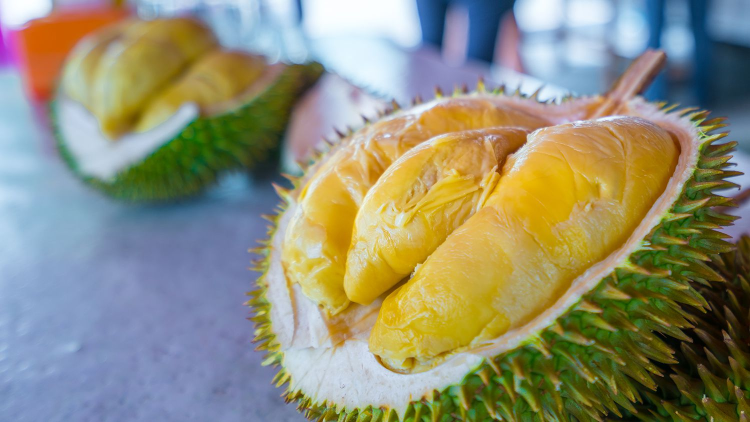
#> input picture ElectivesSampleImages/Electives1_Sampledata.jpg, 1500 x 844 px (shown at 1/2 size)
$ python -i app.py   (imports and definitions only)   (older library calls are emulated)
#> lines starting #> are read from the running program, lines starting #| are printed output that depends on the picture
import streamlit as st
import os
import pickle
import json
import numpy as np
import cv2
from PIL import Image
import io
import matplotlib.pyplot as plt

# =============================================================================
# PAGE CONFIG
# =============================================================================
# [6 lines not run here, left out]

# =============================================================================
# PATHS
# =============================================================================
OUTPUT_DIR = "output"
MODEL_PKL_PATH = os.path.join(OUTPUT_DIR, "durian_model.pkl")

# Base directory of the project (file's directory)
BASE_DIR = os.path.dirname(os.path.abspath(__file__))

# CLASS_INFO_PATH (use os.path.join for cross-platform safety)
CLASS_INFO_PATH = os.path.join(
    BASE_DIR,
    "DSP_NewImages",
    "checkpoints",
    "deployment_model",
    "class_info.json",
)

# ✅ SAMPLE IMAGE USED FOR AUTO TEST (use os.path.join)
SAMPLE_IMAGE_PATH = os.path.join(
    BASE_DIR,
    "ElectivesSampleImages",
    "Electives1_Sampledata.jpg",
)

# ✅ SET EXPECTED CLASS HERE
EXPECTED_CLASS = "Ripe"   # Change to: "Unripe" or "Overripe"


# =============================================================================
# FIRST RUN FLAG
# =============================================================================
if "first_run" not in st.session_state:
    st.session_state.first_run = True


# =============================================================================
# VISUALIZATION FUNCTIONS
# =============================================================================

def figure_to_pil(fig):
    buf = io.BytesIO()
    fig.savefig(buf, format='png', dpi=150, bbox_inches='tight')
    buf.seek(0)
    pil_img = Image.open(buf)
    plt.close(fig)
    return pil_img

# [10 lines left out: function create_color_analysis_visualization, not called in this run]

def create_texture_analysis_visualization(rgb_image):
    gray = cv2.cvtColor(rgb_image, cv2.COLOR_RGB2GRAY)
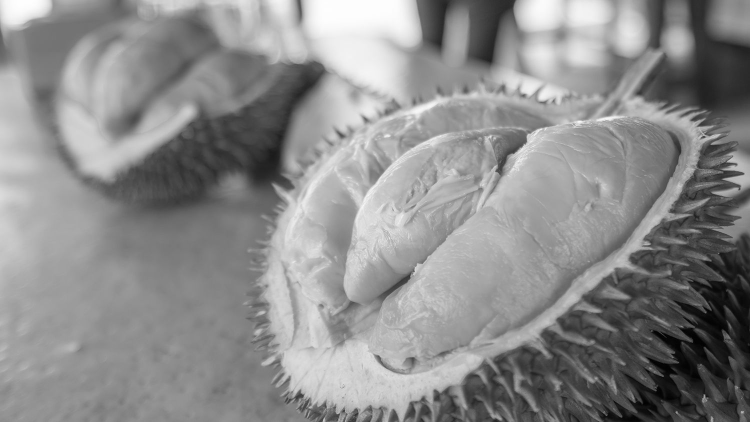
#> gray: shape (844, 1500) (shown at 1/2 size); min 0, max 254, mean 139.9
    edges = cv2.Canny(gray, 50, 150)
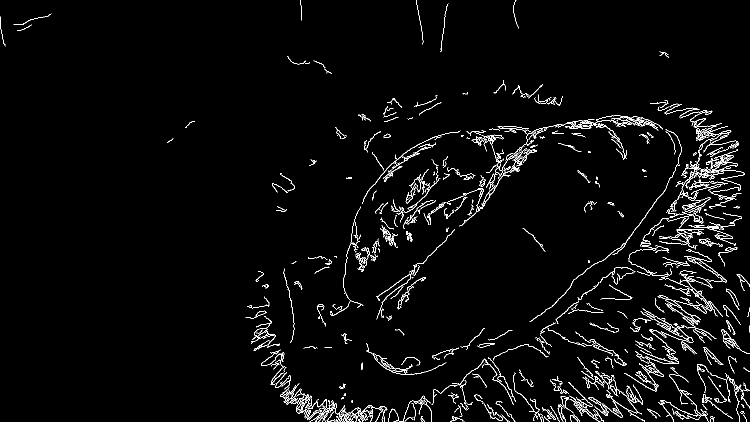
#> edges: shape (844, 1500) (shown at 1/2 size); 2.9% white in thin lines or dots
    sobelx = cv2.Sobel(gray, cv2.CV_64F, 1, 0, ksize=5)
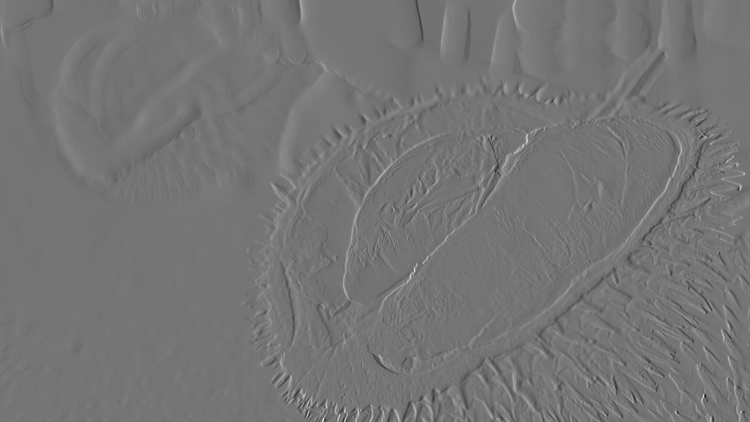
#> sobelx: shape (844, 1500) float64 (shown at 1/2 size); min -5345, max 6255, mean -8.7; drawn with min black and max white
    sobely = cv2.Sobel(gray, cv2.CV_64F, 0, 1, ksize=5)
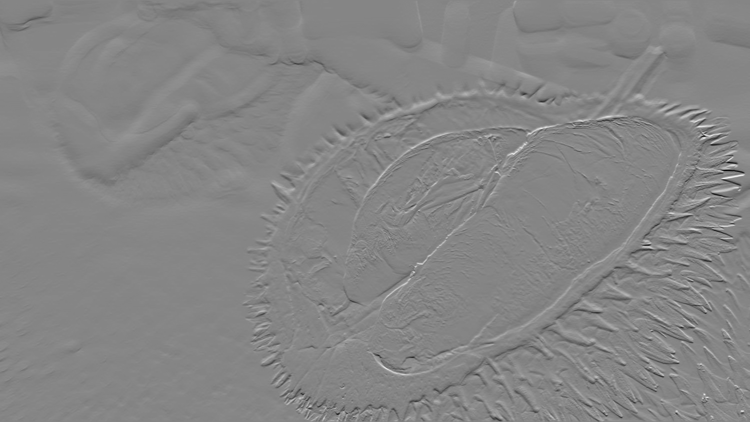
#> sobely: shape (844, 1500) float64 (shown at 1/2 size); min -5427, max 4909, mean -10.2; drawn with min black and max white
    fig, ((ax1, ax2), (ax3, ax4)) = plt.subplots(2, 2, figsize=(6, 6))
    ax1.imshow(rgb_image); ax1.set_title('Original'); ax1.axis('off')
    ax2.imshow(edges, cmap='gray'); ax2.set_title('Edge Detection'); ax2.axis('off')
    ax3.imshow(np.abs(sobelx), cmap='hot'); ax3.set_title('Horizontal Texture'); ax3.axis('off')
    ax4.imshow(np.abs(sobely), cmap='cool'); ax4.set_title('Vertical Texture'); ax4.axis('off')
    plt.tight_layout()
    return figure_to_pil(fig)
#> in figure_to_pil, `fig.savefig(buf, format='png', dpi=150, bbox_inches='tight')`:
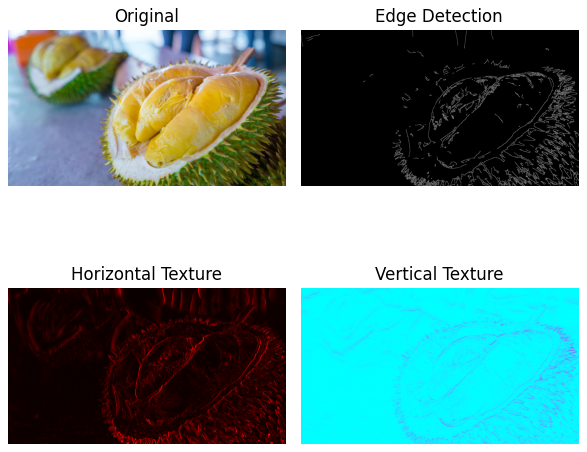
#> figure drawn by matplotlib, 4 panels
#> in figure_to_pil, `pil_img = Image.open(buf)`:
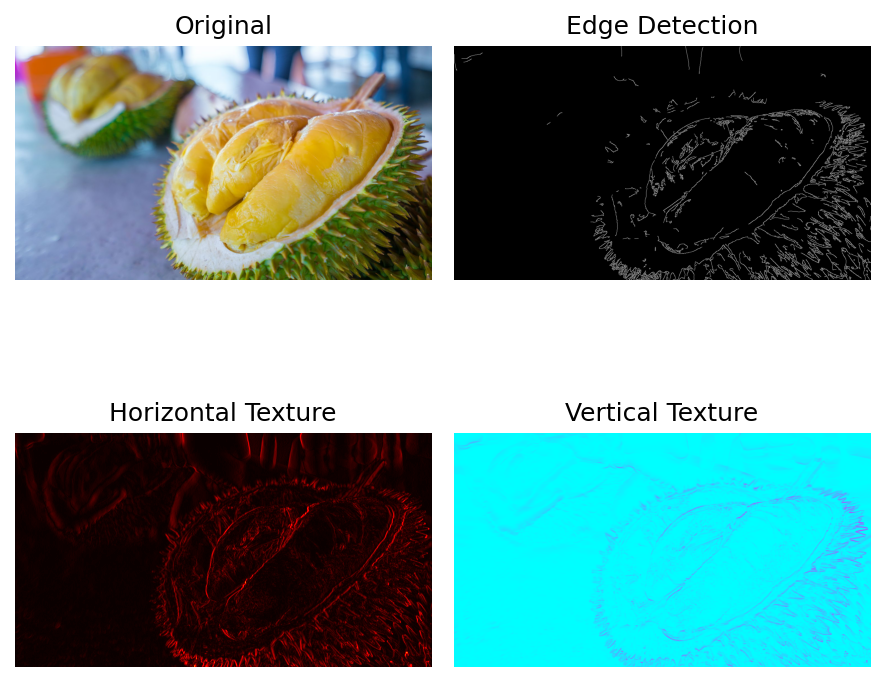
#> pil_img: PIL image 885x682 RGBA; mean R, G, B, A 118.9, 152.4, 150.1, 255

# [68 lines left out: functions create_probability_visualization, generate_reasoning, predict_durian_ripeness_detailed, not called in this run]


# =============================================================================
# LOAD MODEL
# =============================================================================

@st.cache_resource
def load_resources():
    if not os.path.exists(MODEL_PKL_PATH) or not os.path.exists(CLASS_INFO_PATH):
        return None, None
    with open(MODEL_PKL_PATH, 'rb') as f:
        model = pickle.load(f)
    with open(CLASS_INFO_PATH, 'r') as f:
        class_info = json.load(f)
    return model, class_info

model, class_info = load_resources()


# =============================================================================
# UI
# =============================================================================

# [70 lines not run here, left out]

>>> import cv2
>>> picture = cv2.cvtColor(cv2.imread('ElectivesSampleImages/Electives1_Sampledata.jpg'), cv2.COLOR_BGR2RGB)
>>> result = create_texture_analysis_visualization(picture)
